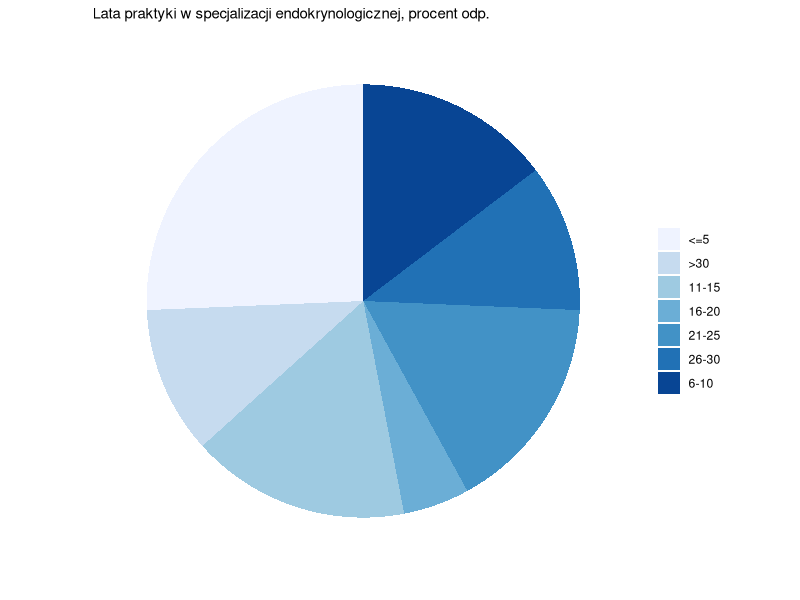
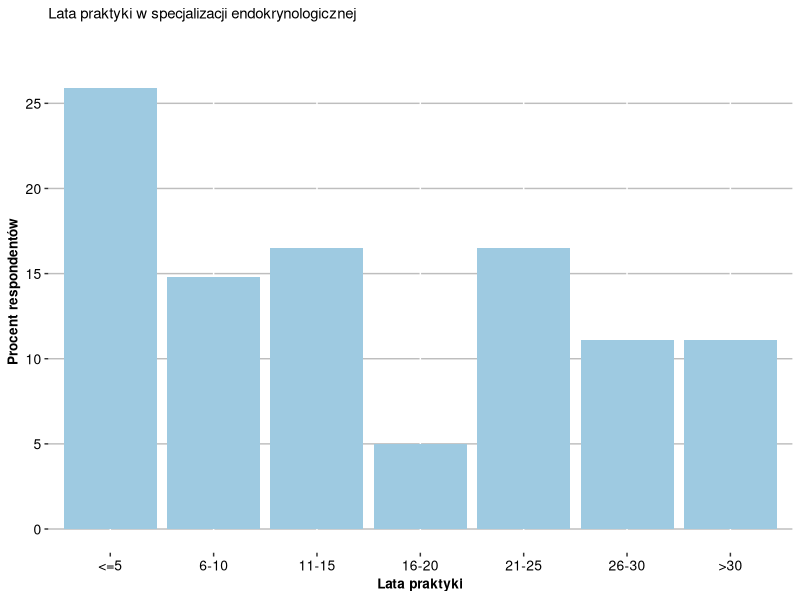
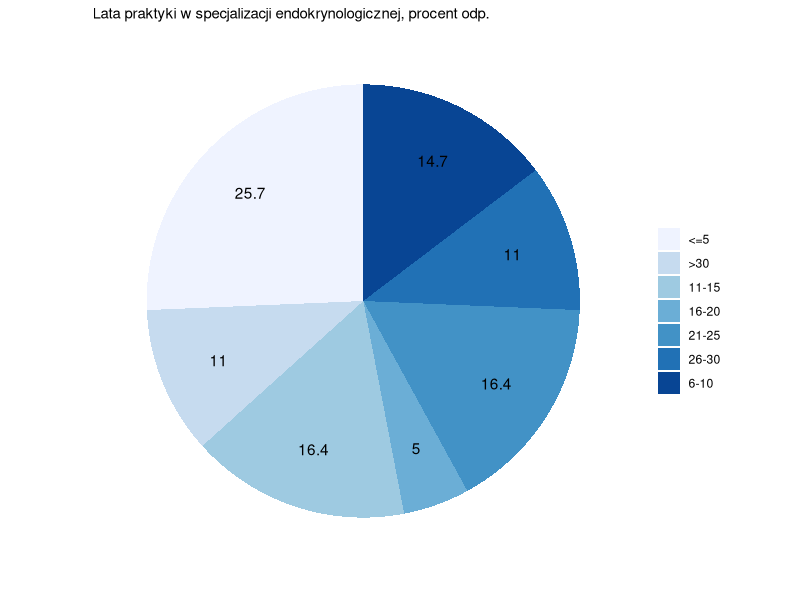
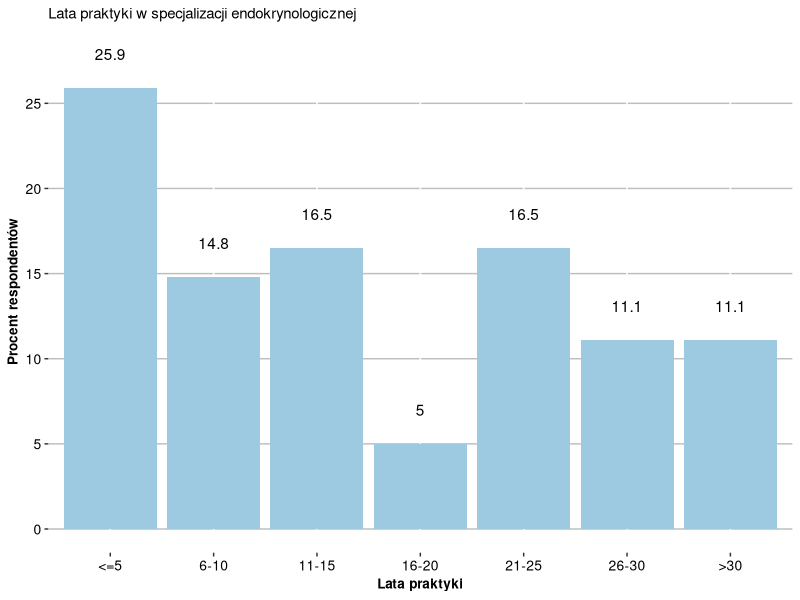
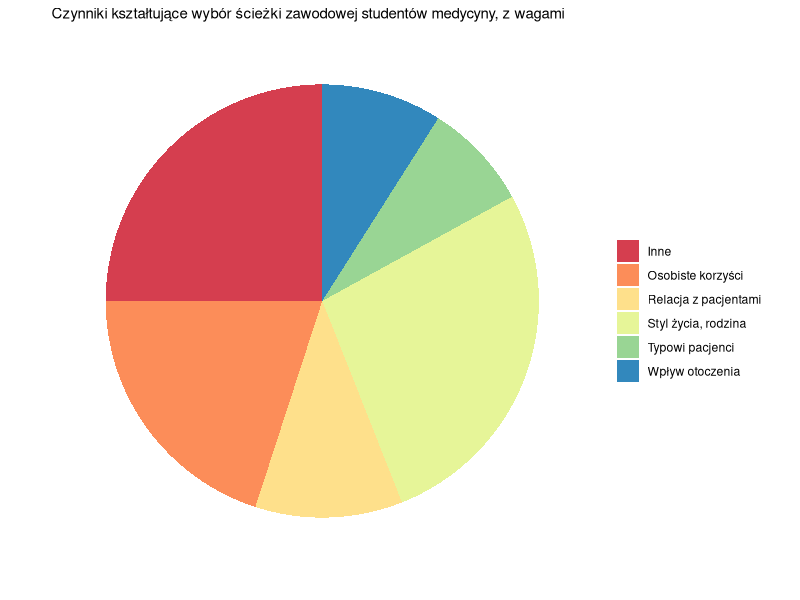
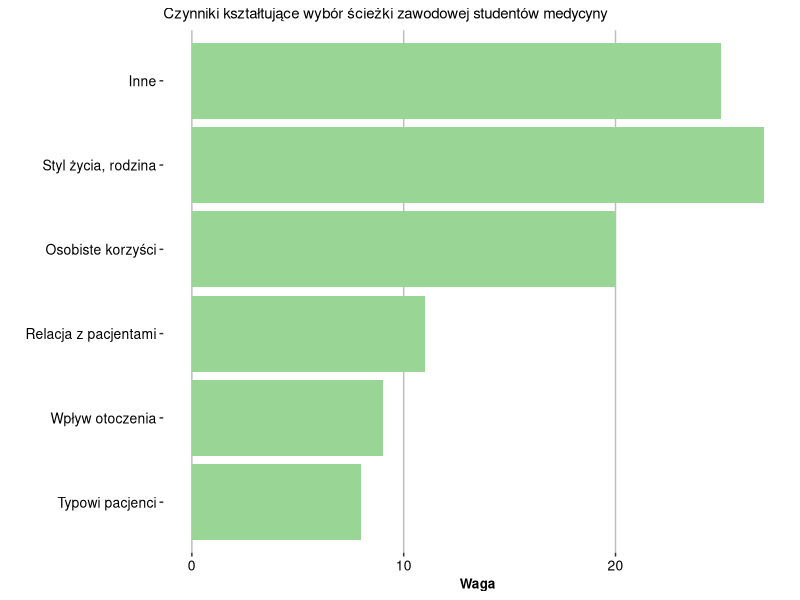
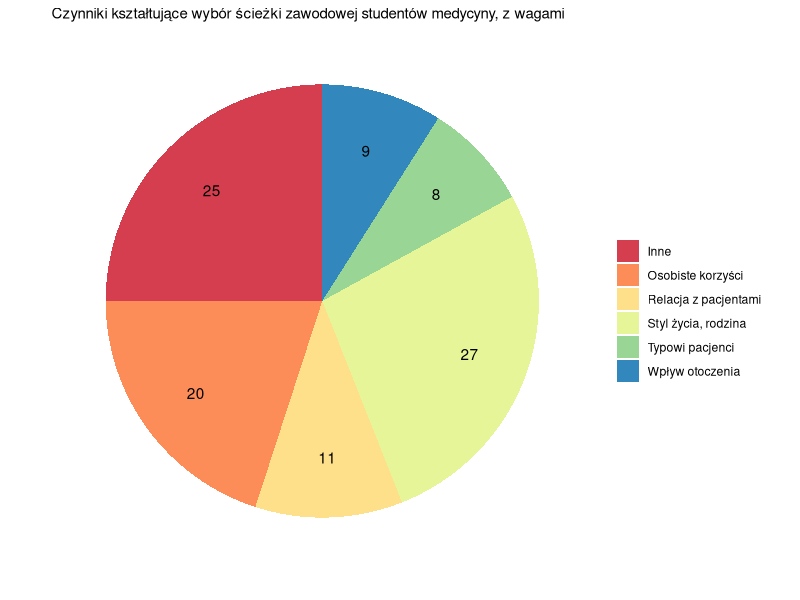
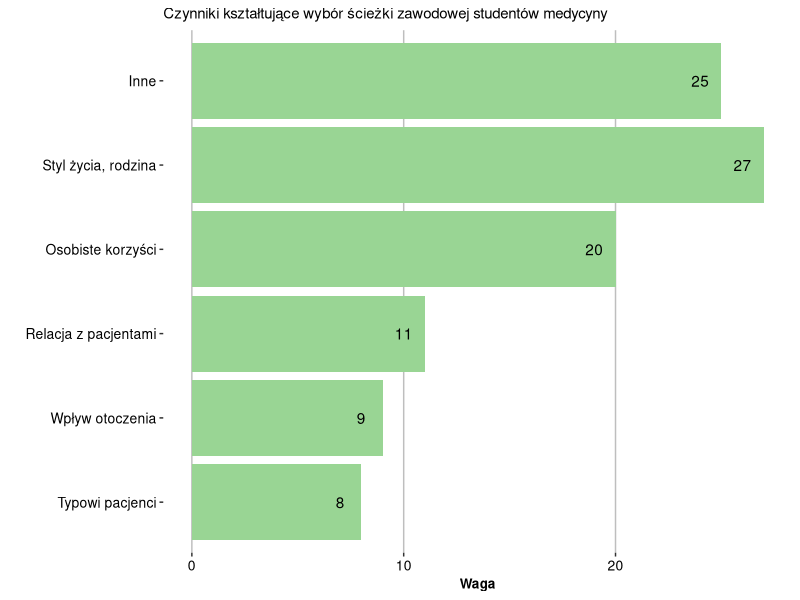

Recreate these plots in R, in order.
## ---- chunk 1
library(ggplot2)
library(RColorBrewer)
library(dplyr)
knitr::opts_chunk$set(echo = TRUE)
## ---- chunk 2


df <- data.frame(odpowiedź = c("<=5","6-10", "11-15", "16-20", "21-25", "26-30", ">30"), 
                 procent.badanych = c(25.90, 14.80, 16.50, 5.00, 16.50, 11.10, 11.10))

df %>%
  mutate(row = row_number()) %>% 
  ggplot(aes(x = "", y = procent.badanych, fill = odpowiedź, label = rep(c(""),7))) +
  geom_col() +
  geom_text(nudge_y = 2) +
  scale_fill_manual(values = c("#EFF3FF","#C6DBEF","#9ECAE1","#6BAED6","#4292C6","#2171B5","#084594")) +
  coord_polar("y", start = 0) +
  theme(title = element_text(size=9),
        panel.background = element_blank(),
        axis.text = element_blank(),
        axis.ticks = element_blank(),
        panel.grid  = element_blank()) +
  ggtitle("Lata praktyki w specjalizacji endokrynologicznej, procent odp.") +
  xlab("") +
  ylab("") + 
  guides(fill=guide_legend(title=""))-> kolowy1

plot(kolowy1)
## ---- chunk 3
df %>%
  mutate(row = row_number()) %>% 
  ggplot(aes(x = reorder(odpowiedź,row), y = procent.badanych, fill = odpowiedź, 
             label = rep(c(""),7))) +
  geom_col() +
  geom_text(nudge_y = 2) +
  scale_fill_manual(values = rep(c("#9ECAE1"), 7)) +
  theme(legend.position="none",
        title = element_text(size=9),
        axis.title.x = element_text(size=9.75,color='black', face = "bold"),
        axis.title.y = element_text(size=9.75,color='black', face = "bold"),
        axis.text.x = element_text(size = 10, color='black'),
        axis.text.y = element_text(size = 10, color='black'),
        panel.background = element_blank(),
        panel.grid.major.y = element_line(color = "grey")) +
  ggtitle("Lata praktyki w specjalizacji endokrynologicznej") +
  ylab("Procent respondentów") +
  xlab("Lata praktyki") +
  scale_y_continuous(breaks = c(0.0, 5.0, 10.0, 15.0, 20.0, 25.0, 30.0)) -> slupkowy1

plot(slupkowy1)
## ---- chunk 4
df %>%
  mutate(row = row_number()) %>% 
  ggplot(aes(x = "", y = procent.badanych, fill = odpowiedź, label = procent.badanych)) +
  geom_col() +
  geom_text(aes(label = paste(round(procent.badanych / sum(procent.badanych) * 100, 1)), x = 1.2),
            position = position_stack(vjust = 0.5)) + 
  scale_fill_manual(values = c("#EFF3FF","#C6DBEF","#9ECAE1","#6BAED6","#4292C6","#2171B5","#084594")) +
  coord_polar("y", start = 0) +
  theme(title = element_text(size=9),
        panel.background = element_blank(),
        axis.text = element_blank(),
        axis.ticks = element_blank(),
        panel.grid  = element_blank()) +
  ggtitle("Lata praktyki w specjalizacji endokrynologicznej, procent odp.") +
  xlab("") +
  ylab("") + 
  guides(fill=guide_legend(title=""))-> kolowy2
plot(kolowy2)
## ---- chunk 5
df %>%
  mutate(row = row_number()) %>% 
  ggplot(aes(x = reorder(odpowiedź,row), y = procent.badanych, fill = odpowiedź, 
             label = procent.badanych)) +
  geom_col() +
  geom_text(nudge_y = 2) +
  scale_fill_manual(values = rep(c("#9ECAE1"), 7)) +
  theme(legend.position="none",
        title = element_text(size=9),
        axis.title.x = element_text(size=9.75,color='black', face = "bold"),
        axis.title.y = element_text(size=9.75,color='black', face = "bold"),
        axis.text.x = element_text(size = 10, color='black'),
        axis.text.y = element_text(size = 10, color='black'),
        panel.background = element_blank(),
        panel.grid.major.y = element_line(color = "grey")) +
  ggtitle("Lata praktyki w specjalizacji endokrynologicznej") +
  ylab("Procent respondentów") +
  xlab("Lata praktyki") +
  scale_y_continuous(breaks = c(0.0, 5.0, 10.0, 15.0, 20.0, 25.0, 30.0)) -> slupkowy2
plot(slupkowy2)
## ---- chunk 6
df3 <- data.frame(czynnik = c("Typowi pacjenci","Wpływ otoczenia", 
                             "Relacja z pacjentami", "Osobiste korzyści", 
                             "Styl życia, rodzina", "Inne"), 
                  waga = c(8.0, 9.0, 11.0, 20.0, 27.0, 25.0))
df3 %>%
  mutate(row = row_number()) %>% 
  ggplot(aes(x = "", y = waga, fill = czynnik, label = rep(c(""),6))) +
  geom_col() +
  geom_text(nudge_y = 2) +
  scale_fill_manual(values = c("#d53e4f","#fc8d59","#fee08b","#e6f598","#99d594","#3288bd")) +
  coord_polar("y", start = 0) +
  theme(title = element_text(size=9),
        panel.background = element_blank(),
        axis.text = element_blank(),
        axis.ticks = element_blank(),
        panel.grid  = element_blank()) +
  ggtitle("Czynniki kształtujące wybór ścieżki zawodowej studentów medycyny, z wagami") +
  xlab("") +
  ylab("") + 
  guides(fill=guide_legend(title=""))-> kolowy3
plot(kolowy3)
## ---- chunk 7
df3 %>%
  mutate(row = row_number()) %>% 
  ggplot(aes(x = reorder(czynnik,row), y = waga, fill = czynnik, 
             label = "")) +
  geom_col() +
  geom_text(nudge_y = -7) +
  scale_fill_manual(values = rep(c("#99d594"), 6)) +
  theme(legend.position="none",
        title = element_text(size=9),
        axis.title.x = element_text(size=9.75,color='black', face = "bold"),
        axis.title.y = element_text(size=9.75,color='black', face = "bold"),
        axis.text.x = element_text(size = 10, color='black'),
        axis.text.y = element_text(size = 10, color='black'),
        panel.background = element_blank(),
        panel.grid.major.x = element_line(color = "grey")) +
  ggtitle("Czynniki kształtujące wybór ścieżki zawodowej studentów medycyny") +
  ylab("Waga") +
  xlab("") +
  coord_flip() -> slupkowy3

plot(slupkowy3)
## ---- chunk 8
df3 %>%
  mutate(row = row_number()) %>% 
  ggplot(aes(x = "", y = waga, fill = czynnik, label = waga)) +
  geom_col() +
  geom_text(aes(label = paste(round(waga / sum(waga) * 100, 1)), x = 1.2),
            position = position_stack(vjust = 0.5)) + 
  scale_fill_manual(values = c("#d53e4f","#fc8d59","#fee08b","#e6f598","#99d594","#3288bd")) +
  coord_polar("y", start = 0) +
  theme(title = element_text(size=9),
        panel.background = element_blank(),
        axis.text = element_blank(),
        axis.ticks = element_blank(),
        panel.grid  = element_blank()) +
  ggtitle("Czynniki kształtujące wybór ścieżki zawodowej studentów medycyny, z wagami") +
  xlab("") +
  ylab("") + 
  guides(fill=guide_legend(title=""))-> kolowy4
plot(kolowy4)
## ---- chunk 9
df3 %>%
  mutate(row = row_number()) %>% 
  ggplot(aes(x = reorder(czynnik,row), y = waga, fill = czynnik, 
             label = waga)) +
  geom_col() +
  geom_text(nudge_y = -1) +
  scale_fill_manual(values = rep(c("#99d594"), 6)) +
  theme(legend.position="none",
        title = element_text(size=9),
        axis.title.x = element_text(size=9.75,color='black', face = "bold"),
        axis.title.y = element_text(size=9.75,color='black', face = "bold"),
        axis.text.x = element_text(size = 10, color='black'),
        axis.text.y = element_text(size = 10, color='black'),
        panel.background = element_blank(),
        panel.grid.major.x = element_line(color = "grey")) +
  ggtitle("Czynniki kształtujące wybór ścieżki zawodowej studentów medycyny") +
  ylab("Waga") +
  xlab("") +
  coord_flip() -> slupkowy4

plot(slupkowy4)
## ---- chunk 10
df2 <- data.frame(zaleta = c("Lepsza komunikacja z pacjentem","Większe wsparcie w decyzjach dot. leczenia", 
                             "Większe zaangażowanie pacjenta", "Lepsza jakość leczenia", 
                             "Większa pewność siebie pacjenta", "Lepsza komunikacja z innymi lekarzami"), 
                 procent.lekarzy = c(71.6, 66.8, 62.3, 62.3, 59.4, 41.0))
df2 %>%
  mutate(row = row_number()) %>% 
  ggplot(aes(x = reorder(zaleta,row), y = procent.lekarzy, fill = zaleta, 
             label = rep(c(""),6))) +
  geom_col() +
  geom_text(nudge_y = 2) +
  scale_fill_manual(values = rep(c("#6BAED6"), 6)) +
  theme(legend.position="none",
        title = element_text(size=9),
        axis.title.x = element_text(size=9.75,color='black', face = "bold"),
        axis.title.y = element_text(size=9.75,color='black', face = "bold"),
        axis.text.x = element_text(size = 10, color='black'),
        axis.text.y = element_text(size = 10, color='black'),
        panel.background = element_blank(),
        panel.grid.major.x = element_line(color = "grey")) +
  ggtitle("Zalety cyfryzacji w diabetologii") +
  ylab("Procent lekarzy, uznający zaletę za dużą") +
  xlab("") +
  coord_flip() -> slupkowy5
plot(slupkowy5)
## ---- chunk 11
df2 %>%
  mutate(row = row_number()) %>% 
  ggplot(aes(x = reorder(zaleta,row), y = procent.lekarzy, fill = zaleta, 
             label = procent.lekarzy)) +
  geom_col() +
  geom_text(nudge_y = -7) +
  scale_fill_manual(values = rep(c("#6BAED6"), 6)) +
  theme(legend.position="none",
        title = element_text(size=9),
        axis.title.x = element_text(size=9.75,color='black', face = "bold"),
        axis.title.y = element_text(size=9.75,color='black', face = "bold"),
        axis.text.x = element_text(size = 10, color='black'),
        axis.text.y = element_text(size = 10, color='black'),
        panel.background = element_blank(),
        panel.grid.major.x = element_line(color = "grey")) +
  ggtitle("Zalety cyfryzacji w diabetologii") +
  ylab("Procent lekarzy, uznający zaletę za dużą") +
  xlab("") +
  coord_flip() -> slupkowy6
plot(slupkowy6)
## ---- chunk 12
df14 <- data.frame(wykres = rep(c("kołowy","słupkowy"),2), 
                     procent.odp = c(65.0, 89.0, 35.0, 12.0), kategoria = c("poprawne", "poprawne", "niepoprawne", "niepoprawne"))

df14 %>% 
  ggplot(aes(fill = kategoria, x = wykres, y = procent.odp, label = paste0(procent.odp,"%\n"))) +
  geom_col(position="dodge") +
  geom_text(position = position_dodge(width = 1)) +
  scale_fill_manual(values = c("#d53e4f", "#99d594")) +
  theme (title = element_text(size=9),
         axis.title.x = element_text(size=9.75,color='black', face = "bold"),
         axis.title.y = element_text(size=9.75,color='black', face = "bold"),
         axis.text.x = element_text(size = 10, color='black'),
         axis.text.y = element_text(size = 10, color='black'),
         panel.background = element_blank(),
         panel.grid.major.y = element_line(color = "grey")) +
  ggtitle("Co jest większym wyzwaniem - porównywanie jednakowej wielkości słupków, \n czy jednakowej wielkości wycinków koła?") +
  ylab("Procent odpowiedzi") +
  xlab("Typ wykresu") +
  scale_y_continuous(breaks = c(0.0, 10.0, 20.0, 30.0, 40.0, 50.0, 60.0, 70.0, 80.0, 90.0, 100.0)) -> wynik1

plot(wynik1)
## ---- chunk 13
df58 <- data.frame(wykres = rep(c("kołowy z legendą gradientową","słupkowy"),2), 
                   procent.odp = c(20.0, 83.0, 80.0, 17.0), kategoria = c("poprawne", "poprawne", "niepoprawne", "niepoprawne"))

df58 %>% 
  ggplot(aes(fill = kategoria, x = wykres, y = procent.odp, label = paste0(procent.odp,"%\n"))) +
  geom_col(position="dodge") +
  geom_text(position = position_dodge(width = 1)) +
  scale_fill_manual(values = c("#d53e4f", "#99d594")) +
  theme (title = element_text(size=9),
         axis.title.x = element_text(size=9.75,color='black', face = "bold"),
         axis.title.y = element_text(size=9.75,color='black', face = "bold"),
         axis.text.x = element_text(size = 10, color='black'),
         axis.text.y = element_text(size = 10, color='black'),
         panel.background = element_blank(),
         panel.grid.major.y = element_line(color = "grey")) +
  ggtitle("Czy gradientowa legenda do wykresu kołowego stanowi duże utrudnienie?") +
  ylab("Procent odpowiedzi") +
  xlab("Typ wykresu") +
  scale_y_continuous(breaks = c(0.0, 10.0, 20.0, 30.0, 40.0, 50.0, 60.0, 70.0, 80.0, 90.0, 100.0)) -> wynik2
plot(wynik2)
## ---- chunk 14
df911 <- data.frame(wykres = rep(c("kołowy","słupkowy"),2), 
                   procent.odp = c(88.0, 91.0, 12.0, 9.0), kategoria = c("poprawne", "poprawne", "niepoprawne", "niepoprawne"))

df911 %>% 
  ggplot(aes(fill = kategoria, x = wykres, y = procent.odp, label = paste0(procent.odp,"%\n"))) +
  geom_col(position="dodge") +
  geom_text(position = position_dodge(width = 1)) +
  scale_fill_manual(values = c("#d53e4f", "#99d594")) +
  theme (title = element_text(size=9),
         axis.title.x = element_text(size=9.75,color='black', face = "bold"),
         axis.title.y = element_text(size=9.75,color='black', face = "bold"),
         axis.text.x = element_text(size = 10, color='black'),
         axis.text.y = element_text(size = 10, color='black'),
         panel.background = element_blank(),
         panel.grid.major.y = element_line(color = "grey")) +
  ggtitle("Który typ wykresu sprawdza się lepiej przy porównywaniu grup, \n nieznacznie (o 2 pkt %) różniących się rozmiarem?") +
  ylab("Procent odpowiedzi") +
  xlab("Typ wykresu") +
  scale_y_continuous(breaks = c(0.0, 10.0, 20.0, 30.0, 40.0, 50.0, 60.0, 70.0, 80.0, 90.0, 100.0)) -> wynik3
plot(wynik3)
## ---- chunk 15
df1012 <- data.frame(wykres = rep(c("kołowy","słupkowy"),2), 
                    procent.odp = c(38.0, 49.0, 62.0, 51.0), kategoria = c("poprawne", "poprawne", "niepoprawne", "niepoprawne"))

df1012 %>% 
  ggplot(aes(fill = kategoria, x = wykres, y = procent.odp, label = paste0(procent.odp,"%\n"))) +
  geom_col(position="dodge") +
  geom_text(position = position_dodge(width = 1)) +
  scale_fill_manual(values = c("#d53e4f", "#99d594")) +
  theme (title = element_text(size=9),
         axis.title.x = element_text(size=9.75,color='black', face = "bold"),
         axis.title.y = element_text(size=9.75,color='black', face = "bold"),
         axis.text.x = element_text(size = 10, color='black'),
         axis.text.y = element_text(size = 10, color='black'),
         panel.background = element_blank(),
         panel.grid.major.y = element_line(color = "grey")) +
  ggtitle("Który typ wykresu sprawdza się lepiej przy porównywaniu \"zespołów\" grup, \n nieznacznie (o 1 pkt %) różniących się rozmiarem?") +
  ylab("Procent odpowiedzi") +
  xlab("Typ wykresu") +
  scale_y_continuous(breaks = c(0.0, 10.0, 20.0, 30.0, 40.0, 50.0, 60.0, 70.0, 80.0, 90.0, 100.0)) -> wynik4

plot(wynik4)
## ---- chunk 16
df1315 <- data.frame(wykres = rep(c("kołowy z legendą jakościową","słupkowy"),2), 
                     procent.odp = c(88.0, 96.0, 12.0, 4.0), kategoria = c("poprawne", "poprawne", "niepoprawne", "niepoprawne"))

df1315 %>% 
  ggplot(aes(fill = kategoria, x = wykres, y = procent.odp, label = paste0(procent.odp,"%\n"))) +
  geom_col(position="dodge") +
  geom_text(position = position_dodge(width = 1)) +
  scale_fill_manual(values = c("#d53e4f", "#99d594")) +
  theme (title = element_text(size=9),
         axis.title.x = element_text(size=9.75,color='black', face = "bold"),
         axis.title.y = element_text(size=9.75,color='black', face = "bold"),
         axis.text.x = element_text(size = 10, color='black'),
         axis.text.y = element_text(size = 10, color='black'),
         panel.background = element_blank(),
         panel.grid.major.y = element_line(color = "grey")) +
  ggtitle("Czy jakościowa legenda do wykresu kołowego stanowi duże utrudnienie?") +
  ylab("Procent odpowiedzi") +
  xlab("Typ wykresu") +
  scale_y_continuous(breaks = c(0.0, 10.0, 20.0, 30.0, 40.0, 50.0, 60.0, 70.0, 80.0, 90.0, 100.0)) -> wynik5
plot(wynik5)
## ---- chunk 17
df1718 <- data.frame(wykres = rep(c("bez widocznych wartości","z widocznymi wartościami"),2), 
                 procent.odp = c(79.0, 95.0, 21.0, 5.0), kategoria = c("poprawne", "poprawne", "niepoprawne", "niepoprawne"))

df1718 %>% 
  ggplot(aes(fill = kategoria, x = wykres, y = procent.odp, label = paste0(procent.odp,"%\n"))) +
  geom_col(position="dodge") +
  geom_text(position = position_dodge(width = 1)) +
  scale_fill_manual(values = c("#d53e4f", "#99d594")) +
  theme (title = element_text(size=9),
        axis.title.x = element_text(size=9.75,color='black', face = "bold"),
        axis.title.y = element_text(size=9.75,color='black', face = "bold"),
        axis.text.x = element_text(size = 10, color='black'),
        axis.text.y = element_text(size = 10, color='black'),
        panel.background = element_blank(),
        panel.grid.major.y = element_line(color = "grey")) +
  ggtitle("Porównywanie jednakowej wielkości słupków sąsiadujących ze sobą") +
  ylab("Procent odpowiedzi") +
  xlab("Wersja wykresu") +
  scale_y_continuous(breaks = c(0.0, 10.0, 20.0, 30.0, 40.0, 50.0, 60.0, 70.0, 80.0, 90.0, 100.0)) -> wynik6
plot(wynik6)
## ---- chunk 18
dfleg <- data.frame(wykres = rep(c("gradientowa","jakościowa"),2), 
                    procent.odp = c(20.0, 88.0, 80.0, 12.0), kategoria = c("poprawne", "poprawne", "niepoprawne", "niepoprawne"))

dfleg %>% 
  ggplot(aes(fill = kategoria, x = wykres, y = procent.odp, label = paste0(procent.odp,"%\n"))) +
  geom_col(position="dodge") +
  geom_text(position = position_dodge(width = 1)) +
  scale_fill_manual(values = c("#d53e4f", "#99d594")) +
  theme (title = element_text(size=9),
         axis.title.x = element_text(size=9.75,color='black', face = "bold"),
         axis.title.y = element_text(size=9.75,color='black', face = "bold"),
         axis.text.x = element_text(size = 10, color='black'),
         axis.text.y = element_text(size = 10, color='black'),
         panel.background = element_blank(),
         panel.grid.major.y = element_line(color = "grey")) +
  ggtitle("Jak duże znaczenie mają kolory wykresu kołowego?") +
  ylab("Procent odpowiedzi") +
  xlab("Rodzaj palety użytej do pokolorowania wykresu kołowego") +
  scale_y_continuous(breaks = c(0.0, 10.0, 20.0, 30.0, 40.0, 50.0, 60.0, 70.0, 80.0, 90.0, 100.0)) -> wynik7
plot(wynik7)
## ---- chunk 19
dfslup <- data.frame(wykres = rep(c("7.i 8. (gradientowa)","15. i 16. (jakościowa)"),2), 
                    procent.odp = c(83.0, 96.0, 17.0, 4.0), kategoria = c("poprawne", "poprawne", "niepoprawne", "niepoprawne"))

dfslup %>% 
  ggplot(aes(fill = kategoria, x = wykres, y = procent.odp, label = paste0(procent.odp,"%\n"))) +
  geom_col(position="dodge") +
  geom_text(position = position_dodge(width = 1)) +
  scale_fill_manual(values = c("#d53e4f", "#99d594")) +
  theme (title = element_text(size=9),
         axis.title.x = element_text(size=9.75,color='black', face = "bold"),
         axis.title.y = element_text(size=9.75,color='black', face = "bold"),
         axis.text.x = element_text(size = 9, color='black'),
         axis.text.y = element_text(size = 8, color='black'),
         panel.background = element_blank(),
         panel.grid.major.y = element_line(color = "grey")) +
  ggtitle("Rozkład odpowiedzi na pytania wielokrotnego wyboru w wersji z wykresami słupkowymi") +
  ylab("Procent odpowiedzi") +
  xlab("Numery pytań wraz z paletą kolorów użytą w wykresie kołowym, \n do którego zadano pytania o tej samej treści") +
  scale_y_continuous(breaks = c(0.0, 10.0, 20.0, 30.0, 40.0, 50.0, 60.0, 70.0, 80.0, 90.0, 100.0)) -> wynik8
plot(wynik8)
## ---- chunk 20
allans <- data.frame(pytanie = c("1", "2", "3", "4", "5", "6", "7", "8", "9", "10", "11", "12", "13",
                                 "14", "15", "16", "17", "18"),
                     proc.popr = c(62, 68, 89, 89, 14, 26, 82, 85, 88, 38, 91,
                                   49, 82, 95, 95, 97, 78, 95),
                     wykres = c("kołowy", "kołowy",
                                "słupkowy", "słupkowy", "kołowy",
                                "kołowy", "słupkowy", "słupkowy", "kołowy", "kołowy",
                                "słupkowy", "słupkowy", "kołowy", "kołowy", "słupkowy",
                                "słupkowy", "słupkowy", "słupkowy"))

allans %>%
  ggplot(aes(x = reorder(pytanie, proc.popr), y = proc.popr, fill = wykres, 
             label = proc.popr)) +
  geom_col() +
  geom_text(nudge_y = 2) +
  scale_fill_manual(values = c("#fc8d59", "#3288bd")) +
  theme (title = element_text(size=9),
        axis.title.x = element_text(size=9.75,color='black', face = "bold"),
        axis.title.y = element_text(size=9.75,color='black', face = "bold"),
        axis.text.x = element_text(size = 10, color='black'),
        axis.text.y = element_text(size = 10, color='black'),
        panel.background = element_blank(),
        panel.grid.major.y = element_line(color = "grey")) +
  ggtitle("Czy rzeczywiście wykresy kołowe są takie niepraktyczne?") +
  ylab("Procent poprawnych odpowiedzi") +
  xlab("Numer pytania") +
  scale_y_continuous(breaks = c(0.0, 10.0, 20.0, 30.0, 40.0, 50.0, 60.0, 70.0, 80.0, 90.0, 100.0)) -> wynik9
plot(wynik9)
